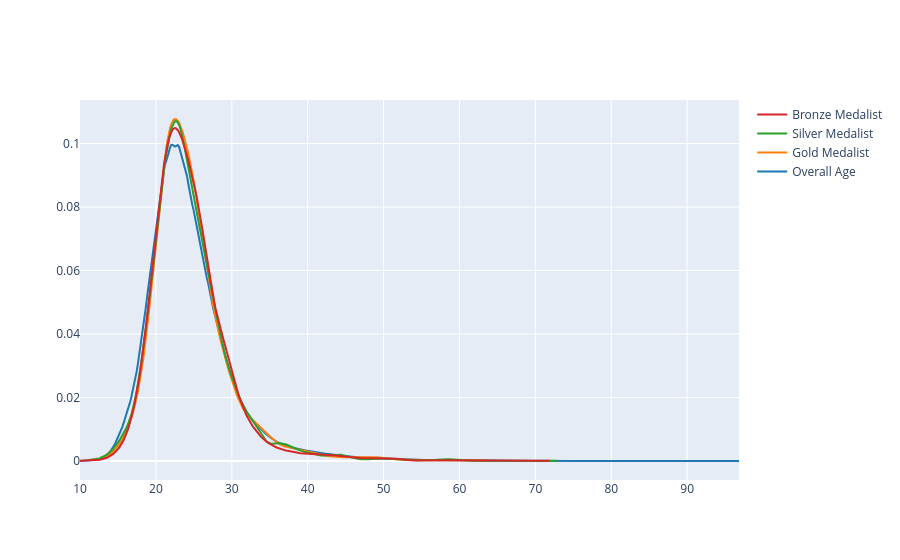

This figure's notebook cell:
### Code cell
fig = ff.create_distplot([x1, x2, x3, x4], ['Overall Age', 'Gold Medalist', 'Silver Medalist', 'Bronze Medalist'], show_hist=False, show_rug=False )
fig.show()

### Figure 1 — Plotly figure (JSON) as saved in the notebook; plotly's stock layout.template omitted (floating-point values rounded to 4 significant figures; data arrays with more than 128 entries replaced by an {"elided": "..."} marker saying what was removed)
{"data": [{"legendgroup": "Overall Age", "marker": {"color": "rgb(31, 119, 180)"}, "mode": "lines", "name": "Overall Age", "showlegend": true, "type": "scatter", "x": {"elided": "500 float values"}, "xaxis": "x", "y": {"elided": "500 float values"}, "yaxis": "y"}, {"legendgroup": "Gold Medalist", "marker": {"color": "rgb(255, 127, 14)"}, "mode": "lines", "name": "Gold Medalist", "showlegend": true, "type": "scatter", "x": {"elided": "500 float values"}, "xaxis": "x", "y": {"elided": "500 float values"}, "yaxis": "y"}, {"legendgroup": "Silver Medalist", "marker": {"color": "rgb(44, 160, 44)"}, "mode": "lines", "name": "Silver Medalist", "showlegend": true, "type": "scatter", "x": {"elided": "500 float values"}, "xaxis": "x", "y": {"elided": "500 float values"}, "yaxis": "y"}, {"legendgroup": "Bronze Medalist", "marker": {"color": "rgb(214, 39, 40)"}, "mode": "lines", "name": "Bronze Medalist", "showlegend": true, "type": "scatter", "x": {"elided": "500 float values"}, "xaxis": "x", "y": {"elided": "500 float values"}, "yaxis": "y"}], "layout": {"barmode": "overlay", "hovermode": "closest", "legend": {"traceorder": "reversed"}, "xaxis": {"anchor": "y2", "domain": [0, 1], "zeroline": false}, "yaxis": {"anchor": "free", "domain": [0, 1], "position": 0}}}
